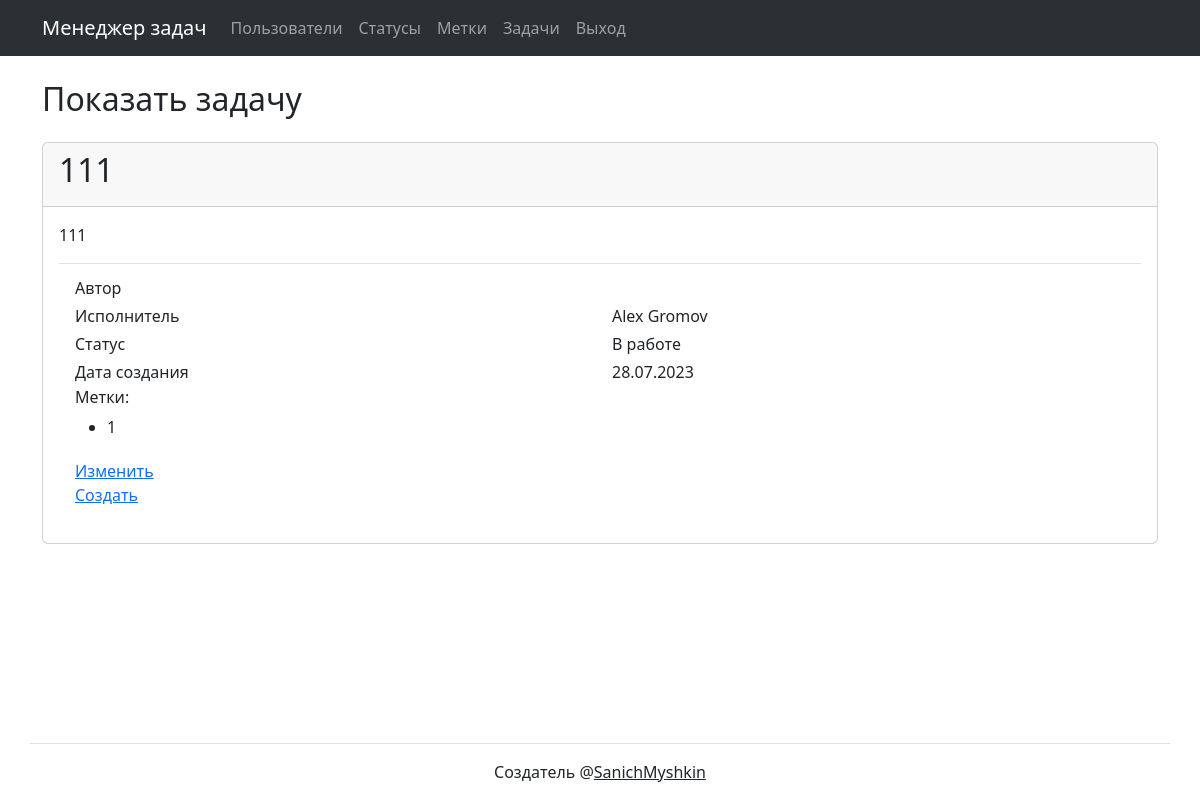
Screenshot of /tasks/2/ (signed in) with the database file from the repository.
### task_manager/tasks/models.py (models this page shows, shortened)
class Task(models.Model):
    name = models.CharField(max_length=255,
                            verbose_name=names.name)
    description = models.TextField(null=True,
                                   verbose_name=names.descr)
    author = models.ForeignKey(User, on_delete=models.PROTECT,
                               verbose_name=names.author)
    status = models.ForeignKey(Status, on_delete=models.PROTECT,
                               verbose_name=names.status)
    executor = models.ForeignKey(User, on_delete=models.PROTECT,
                                 null=True,
                                 blank=True,
                                 related_name='executor',
                                 verbose_name=names.executor
                                 )
    time_create = models.DateTimeField(auto_now_add=True,
                                       verbose_name=names.date)
    labels = models.ManyToManyField(Label,
                                    through='LabelForTask',
                                    verbose_name=names.labels,
                                    blank=True)

### task_manager/users/models.py (models this page shows)
class User(AbstractUser):
    def __str__(self):
        return self.get_full_name()

### task_manager/statuses/models.py (models this page shows)
class Status(models.Model):
    time_create = models.DateTimeField(auto_now_add=True)
    name = models.CharField(max_length=200, unique=True,
                            verbose_name=names.name)
    def __str__(self):
        return self.name

### task_manager/labels/models.py (models this page shows)
class Label(models.Model):
    time_create = models.DateTimeField(auto_now_add=True)
    name = models.CharField(max_length=255,
                            verbose_name=names.name)
    class Meta:
        verbose_name = names.label
        verbose_name_plural = names.labels
    def __str__(self):
        return self.name

### task_manager/tasks/views.py (the view, shortened to what this page needs)
# urls.py: path('<int:pk>/', ShowTask.as_view(), name='show_task'),
class ShowTask(LoginRequiredMixin, DetailView):
    model = Task
    template_name = 'tasks/show_task.html'
    context_object_name = 'task'
    login_url = 'user_login'

### task_manager/templates/tasks/show_task.html
{% extends 'base.html' %}
{% load django_bootstrap5 %}
{% load i18n %}
{% block content %}
<div class="container wrapper flex-grow-1">
    <div class="my-4 text-dark text-left mx-0">
        <h2>{% trans 'Task show' %}</h2>
    </div>
    <div class="card">
        <div class="card-header bg-grey">
            <h2>{{ task.name }}</h2>
        </div>
        <div class="card-body mb-3">
            <div class="border-bottom">
                <p>{{ task.description }}</p>
            </div>
            <div class="row m-1 pt-2">
                <div class="col">{% trans 'Author' %}</div>
                <div class="col">{{ task.author }}</div>
            </div>
            <div class="row m-1">
                <div class="col">{% trans 'Executor' %}</div>
                <div class="col">{{ task.executor }}</div>
            </div>
            <div class="row m-1">
                <div class="col">{% trans 'Status' %}</div>
                <div class="col">{{ task.status }}</div>
            </div>
            <div class="row m-1">
                <div class="col">{% trans 'Created date' %}</div>
                <div class="col">{{ task.time_create|date:'d.m.Y' }}</div>
            </div>
            <div class="row m-1">
                <div class="col">
                    <h6>{% trans "Labels:" %}</h6>
                    {% for lbl in task.labels.all %}
                    <ul>
                        <li>{{ lbl }}</li>
                    </ul>
                    {% endfor %}
                </div>
            </div>
            <div class="row m-1">
                <div class="col">
                    <a href="{% url 'update_tsk' task.pk %}">{% trans 'Update' %}</a>
                    <br>
                    <a href="{% url 'delete_tsk' task.pk %}">{% trans 'Create' %}</a>
                </div>
            </div>
        </div>
    </div>
</div>
{% endblock %}

### rows the page displays
Task: name "111", description "111", executor "Alex Gromov", status "В работе", time_create "28.07.2023"
Label: name "1"
